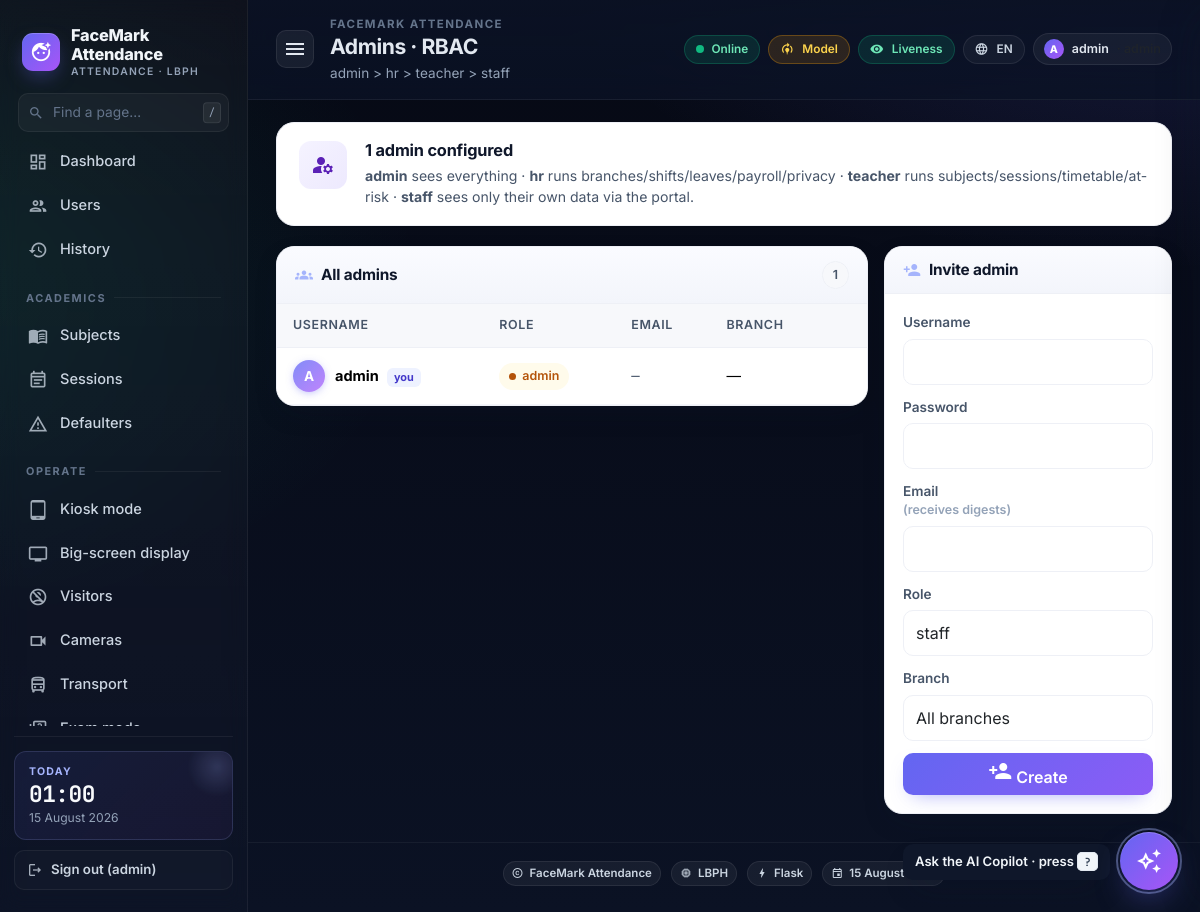
The app's page /admins (signed in) with its own data.
### tables this page shows
CREATE TABLE settings (
    key   TEXT PRIMARY KEY,
    value TEXT NOT NULL
);

CREATE TABLE admin_users (
    id            INTEGER PRIMARY KEY AUTOINCREMENT,
    username      TEXT UNIQUE NOT NULL,
    password_hash TEXT NOT NULL,
    role          TEXT NOT NULL DEFAULT 'admin',
    created_at    TEXT NOT NULL
, branch_id INTEGER, email TEXT, tenant_id INTEGER, sso_subject TEXT, sso_provider INTEGER, mfa_secret TEXT);

### app.py (the view, shortened to what this page needs)
@app.route('/admins', methods=['GET', 'POST'])
@role_required('admin')
def admins():
    return render_template('admins.html',
                           admins=db.list_admins(),
                           branches=db.list_branches(),
                           roles=ROLE_LEVELS)

### app.py (called while the page is built)
@app.after_request
def _metrics_record(resp):
    try:
        ms = (time.perf_counter() - getattr(__import__('flask').g, 't0', time.perf_counter())) * 1000.0
        infra_record_request(resp.status_code, ms)
    except Exception:  # noqa: BLE001
        pass
    return resp

@app.context_processor
def _inject_infra():
    return {'csp_nonce': infra_mw.csp_nonce,
            'asset_version': os.environ.get('FACEMARK_ASSET_VERSION', 'v2')}

@app.after_request
def _cache_static(resp):
    if request.path.startswith('/static/'):
        if 'v=' in request.query_string.decode('utf-8', errors='ignore'):
            resp.headers['Cache-Control'] = 'public, max-age=31536000, immutable'
        else:
            resp.headers['Cache-Control'] = 'public, max-age=86400'
    return resp

def role_required(*allowed):
    def deco(fn):
        @wraps(fn)
        def wrap(*a, **kw):
            if not session.get('admin'):
                return redirect(url_for('login', next=request.path))
            role = session.get('role') or 'admin'
            if role == 'admin' or role in allowed:
                return fn(*a, **kw)
            if request.path.startswith('/api/'):
                return jsonify({'ok': False, 'error': 'forbidden'}), 403
            flash(f'Requires one of: {", ".join(allowed)}', 'danger')
            return redirect(url_for('home'))
        return wrap
    return deco

### db.py (called while the page is built, shortened)
def _pragma_once(conn: sqlite3.Connection) -> None:
    global _PRAGMA_ONCE_DONE
    if _PRAGMA_ONCE_DONE:
        return

def get_conn() -> sqlite3.Connection:
    conn = sqlite3.connect(DB_PATH, timeout=10.0,
                           check_same_thread=False)
    conn.row_factory = sqlite3.Row
    conn.execute('PRAGMA foreign_keys = ON')
    conn.execute('PRAGMA busy_timeout = 5000')
    _pragma_once(conn)
    return conn

@contextmanager
def tx():
    conn = get_conn()
    try:
        yield conn
        conn.commit()
    finally:
        conn.close()

def get_setting(key: str, default: Optional[str] = None) -> Optional[str]:
    with tx() as c:
        r = c.execute('SELECT value FROM settings WHERE key = ?', (key,)).fetchone()
        return r['value'] if r else default

def list_branches() -> list[dict]:
    with tx() as c:
        return [dict(r) for r in c.execute(
            'SELECT * FROM branches ORDER BY name').fetchall()]

### infra/csrf.py (called while the page is built)
def _token() -> str:
    tok = session.get('_csrf')
    if not tok:
        tok = secrets.token_urlsafe(24)
        session['_csrf'] = tok
    return tok

### templates/admins.html (shortened to what this page needs)
{% extends "base.html" %}
{% block page_title %}Admins · RBAC{% endblock %}
{% block page_sub %}admin > hr > teacher > staff{% endblock %}
{% block content %}
<div class="page-hero hero-violet">
  <div class="ph-icn"><i class="material-icons">manage_accounts</i></div>
  <div class="ph-body">
    <h5>{{ admins|length }} admin{{ '' if admins|length == 1 else 's' }} configured</h5>
    <p><strong>admin</strong> sees everything · <strong>hr</strong> runs branches/shifts/leaves/payroll/privacy
       · <strong>teacher</strong> runs subjects/sessions/timetable/at-risk · <strong>staff</strong>
       sees only their own data via the portal.</p>
  </div>
</div>
<div class="row g-3">
  <div class="col-lg-8">
    <div class="card surface">
      <div class="surface-head">
        <h5 class="m-0"><i class="material-icons" style="color:#a5b4fc">groups</i> All admins</h5>
        <span class="chip ghost">{{ admins|length }}</span>
      </div>
      <div class="surface-body p-0">
        <table class="table mb-0">
          <thead><tr><th>Username</th><th>Role</th><th>Email</th><th>Branch</th><th></th></tr></thead>
          <tbody>
            {% for a in admins %}
            <tr>
              <td>
                <div class="user-cell">
                  <span class="avatar">{{ a.username[0] | upper }}</span>
                  <div>
                    <strong>{{ a.username }}</strong>
                    {% if a.username == admin_user %}<span class="badge-soft badge ms-1">you</span>{% endif %}
                  </div>
                </div>
              </td>
              <td>
                {% if a.role == 'admin' %}<span class="status-chip warn"><span class="dot"></span> admin</span>
                {% elif a.role == 'hr' %}<span class="status-chip success"><span class="dot"></span> hr</span>
                {% else %}<span class="chip">{{ a.role }}</span>{% endif %}
              </td>
              <td><span class="mono">{{ a.email or '—' }}</span></td>
              <td>{% if a.branch_id %}<span class="chip ghost">#{{ a.branch_id }}</span>{% else %}—{% endif %}</td>
              <td class="text-end">
              </td>
            </tr>
            {% endfor %}
          </tbody>
        </table>
      </div>
    </div>
  </div>
  <div class="col-lg-4">
    <div class="card surface">
      <div class="surface-head">
        <h5 class="m-0"><i class="material-icons" style="color:#a5b4fc">person_add</i> Invite admin</h5>
      </div>
      <div class="surface-body">
        <form method="POST">
          <div class="fld"><label>Username</label><input name="username" class="form-control" required></div>
          <div class="fld"><label>Password</label><input name="password" type="password" class="form-control" required></div>
          <div class="fld"><label>Email <span class="hint">(receives digests)</span></label><input name="email" type="email" class="form-control"></div>
          <div class="fld">
            <label>Role</label>
            <select name="role" class="form-select">
              {% for r in roles %}<option value="{{ r }}">{{ r }}</option>{% endfor %}
            </select>
          </div>
          <div class="fld">
            <label>Branch</label>
            <select name="branch_id" class="form-select">
              <option value="">All branches</option>
            </select>
          </div>
          <button class="btn btn-primary w-100">
            <i class="material-icons md-16">person_add</i> Create
          </button>
        </form>
      </div>
    </div>
  </div>
</div>
{% endblock %}

### templates/base.html (shortened to what this page needs)
<!doctype html>
<html lang="en">
<head>
  <link href="https://cdn.jsdelivr.net/npm/bootstrap@5.3.2/dist/css/bootstrap.min.css" rel="stylesheet">
  <link href="{{ url_for('static', filename='css/styles.css') }}?v={{ asset_version }}" rel="stylesheet">
</head>
<body>
<div class="app-shell">
  <aside class="sidebar" id="sidebar">
    <div class="brand">
      <span class="brand-mark"><i class="material-icons">face_retouching_natural</i></span>
      <span class="brand-name">
        {{ org_name }}
        <small>Attendance · {{ recognizer_backend }}</small>
      </span>
    </div>
    <div class="side-search">
      <i class="material-icons-outlined">search</i>
      <input type="text" placeholder="Find a page…" id="sideSearch" autocomplete="off" />
      <kbd>/</kbd>
    </div>
    <nav class="side-nav" id="sideNav">
      <a class="side-link {% if request.endpoint == 'home' %}active{% endif %}" href="{{ url_for('home') }}">
        <i class="material-icons-outlined">dashboard</i><span>Dashboard</span>
      </a>
      <a class="side-link {% if request.endpoint == 'list_users' %}active{% endif %}" href="{{ url_for('list_users') }}">
        <i class="material-icons-outlined">group</i><span>Users</span>
      </a>
      <a class="side-link {% if request.endpoint == 'history' %}active{% endif %}" href="{{ url_for('history') }}">
        <i class="material-icons-outlined">history</i><span>History</span>
      </a>
      <div class="side-section">Academics</div>
      <a class="side-link {% if request.endpoint == 'subjects' %}active{% endif %}" href="{{ url_for('subjects') }}">
        <i class="material-icons-outlined">menu_book</i><span>Subjects</span>
      </a>
      <a class="side-link {% if request.endpoint in ('sessions', 'session_detail') %}active{% endif %}" href="{{ url_for('sessions') }}">
        <i class="material-icons-outlined">event_note</i><span>Sessions</span>
      </a>
      <a class="side-link {% if request.endpoint == 'defaulters' %}active{% endif %}" href="{{ url_for('defaulters') }}">
        <i class="material-icons-outlined">warning_amber</i><span>Defaulters</span>
      </a>
      <div class="side-section">Operate</div>
      <a class="side-link" href="{{ url_for('kiosk') }}" target="_blank">
        <i class="material-icons-outlined">tablet_android</i><span>Kiosk mode</span>
      </a>
      <a class="side-link" href="{{ url_for('display_board') }}" target="_blank">
        <i class="material-icons-outlined">tv</i><span>Big-screen display</span>
      </a>
      <a class="side-link {% if request.endpoint == 'visitors' %}active{% endif %}" href="{{ url_for('visitors') }}">
        <i class="material-icons-outlined">no_accounts</i><span>Visitors</span>
      </a>
      <a class="side-link {% if request.endpoint == 'cameras' %}active{% endif %}" href="{{ url_for('cameras') }}">
        <i class="material-icons-outlined">videocam</i><span>Cameras</span>
      </a>
      <a class="side-link {% if request.endpoint in ('transport','transport_stops') %}active{% endif %}" href="{{ url_for('transport') }}">
        <i class="material-icons-outlined">directions_bus</i><span>Transport</span>
      </a>
      <a class="side-link {% if request.endpoint in ('exams','exam_detail') %}active{% endif %}" href="{{ url_for('exams') }}">
        <i class="material-icons-outlined">quiz</i><span>Exam mode</span>
      </a>
    </nav>
    <div class="side-foot">
      <div class="side-card">
        <div class="side-card-title">Today</div>
        <div class="side-card-value" id="sideClock">--:--</div>
        <div class="side-card-sub">{{ datetoday2 }}</div>
      </div>
      {% if admin_user %}
      <a class="side-logout" href="{{ url_for('logout') }}">
        <i class="material-icons-outlined md-18">logout</i> Sign out ({{ admin_user }})
      </a>
      {% endif %}
    </div>
  </aside>
  <div class="main">
    <header class="topbar">
      <button class="icon-btn sidebar-toggle" id="sidebarToggle" aria-label="Toggle sidebar">
        <i class="material-icons">menu</i>
      </button>
      <div class="topbar-title">
        <div class="crumb">{% block crumb %}{{ org_name }}{% endblock %}</div>
        <h1>{% block page_title %}Dashboard{% endblock %}</h1>
        <p>{% block page_sub %}Real-time face recognition attendance{% endblock %}</p>
      </div>
      <div class="topbar-right">
        <span class="pill" title="Server is reachable"><span class="pulse"></span> Online</span>
        {% if model_trained %}
          <span class="pill pill-good" title="Recogniser model is trained">
            <i class="material-icons md-16">verified</i> Model
          </span>
        {% else %}
          <span class="pill pill-warn" title="No trained recogniser yet — register a user">
            <i class="material-icons md-16">model_training</i> Model
          </span>
        {% endif %}
        {% if liveness_on %}
          <span class="pill pill-good" title="Liveness anti-spoofing on">
            <i class="material-icons md-16">remove_red_eye</i> Liveness
          </span>
        {% endif %}
        <div class="dropdown">
          <button class="pill ghost" data-bs-toggle="dropdown" aria-expanded="false" title="Language">
            <i class="material-icons md-16">language</i>
            {{ lang|upper }}
          </button>
        </div>
        {% if admin_user %}
        <div class="dropdown">
          <button class="role-chip" data-bs-toggle="dropdown" aria-expanded="false" title="Account">
            <span class="role-avatar">{{ admin_user[0]|upper }}</span>
            <span class="d-none d-md-inline">{{ admin_user }}</span>
            <span class="d-none d-md-inline text-muted">· {{ admin_role }}</span>
          </button>
        </div>
        {% endif %}
      </div>
    </header>
    <div class="content">
      {% block content %}{% endblock %}
    </div>
    <footer class="app-footer">
      <span class="ft-pill"><i class="material-icons-outlined">copyright</i> {{ org_name }}</span>
      <span class="ft-pill"><i class="material-icons-outlined">memory</i> {{ recognizer_backend }}</span>
      <span class="ft-pill"><i class="material-icons-outlined">bolt</i> Flask</span>
      <span class="ft-pill"><i class="material-icons-outlined">event</i> {{ datetoday2 }}</span>
    </footer>
    {% if admin_user %}
    <button class="fab-copilot" id="fabCopilot" aria-label="Open AI Copilot">
      <i class="material-icons-outlined">auto_awesome</i>
    </button>
    <div class="fab-tip" id="fabTip">Ask the AI Copilot · press <kbd>?</kbd></div>
    {% endif %}
  </div>
</div>
</body>
</html>

### records on screen
settings: value "FaceMark Attendance", value "FACEMARK ATTENDANCE"
admin_users: username "A", username "admin", shows "you", role "admin" (drawn), email "—"

### other values on screen
{{ recognizer_backend }} "LBPH"
{{ admin_user }} "admin"
{{ lang|upper }} "EN"
{{ admin_user[0]|upper }} "A"
{{ admins|length }} "1"
form field role "staff"
